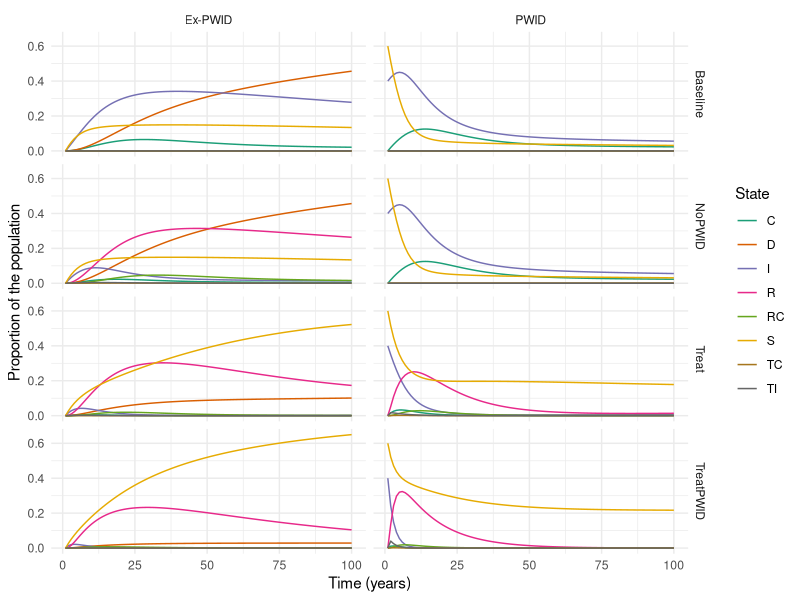

The R source for this figure:
#Load libraries
library(ggplot2)
library(deSolve)
library(tidyverse)

# Initial conditions

initial_values=c(SP=6000,IP=4000,TIP=0,CP=0,TCP=0,RP=0,RCP=0,SX=0,IX=0,TIX=0,CX=0,TCX=0,RX=0,RCX=0,D=0) # assume one PWID is infected


# Time points

time=seq(from=1,to=100,by=1)

# SIR model function 

sir_model <- function(time,state,parameters){
  with(as.list(c(state,parameters)),{
    
    # force of infection assuming only transmission in PWID
    NP=SP+IP+TIP+CP+TCP+RP+RCP
    lambda=beta*((IP+TIP+CP+TCP)/NP) 
    B = muP*NP + muX*(SX+IX+CX+TIX+TCX+RX+RCX)
    dSP= B -lambda*SP - tau*SP - muP*SP # birth (non HCV deaths), - infection, cessation, death
    dIP= lambda*SP + (1-svr)*tl*TIP -treat*treatP*IP  - zeta*IP - muP*IP - tau*IP# +infection, failed treatment, - treatment, -progression, -death, -cessation
    dTIP= treat*treatP*IP - tl*TIP - muP*TIP # treatment, - leaving treatment, - death
    dCP= -(treat*treatP+muC+muP+tau)*CP + zeta*IP + (1-svr)*tl*TCP# +progression, failed treatment, -death, - treatment, - cessation
    dTCP= treat*treatP*CP - tl*TCP - muC*TCP - muP*TCP
    dRP= svr*tl*TIP - muP*RP - tau*RP# recovered, death, cessation
    dRCP = svr*tl*TCP - muP*RCP -muC*RCP - tau*RCP
      
    dSX= tau*SP - muX*SX
    dIX= tau*IP - muX*IX - treat*IX + (1-svr)*tl*TIX
    dTIX= - muX*TIX + treat*IX - tl*TIX
    dCX= tau*CP - muX*CX - muC*CX - treat*CX + (1-svr)*tl*TCX
    dTCX= - muX*TCX - muC*TCX + treat*CX - tl*TCX
    dRX= tau*RP - muX*RX + svr*tl*TIX
    dRCX = tau*RCP - muX*RCX - muC*RCX + svr*tl*TCX

    dD= muC*(CP+RCP+TCP+CX+TCX+RCX) #+B don't track non-HCV deaths
      
    return(list(c(dSP,dIP,dTIP,dCP,dTCP,dRP,dRCP,dSX,dIX,dTIX,dCX,dTCX,dRX,dRCX,dD)))
  }
  )
}

# Baseline parameters
parameters=c(
  treat=0, # baseline rate of treatment 
  treatP=1,# scaling factor for treating PWID
  beta=0.3, # transmission rate per contact per year 
  tl=1/0.25, # rate of leaving treatment 
  svr=0.95, # cure rate
  muC=1/20, # death rate with cirrhosis
  muX=1/70, # death rate for exPWID
  muP=1/40, # death rate for PWID
  zeta=1/20, # progression to cirrhosis
  tau=1/20 # average injecting duration of 20 years
)

# Treatment parameters
parameters_treat=c(
  treat=0.2, # baseline rate of treatment 
  treatP=1,# scaling factor for treating PWID
  beta=0.3, # transmission rate per contact per year 
  tl=1/0.25, # rate of leaving treatment 
  svr=0.95, # cure rate
  muC=1/20, # death rate with cirrhosis
  muX=1/70, # death rate for exPWID
  muP=1/40, # death rate for PWID
  zeta=1/20, # progression to cirrhosis
  tau=1/20 # average injecting duration of 20 years
)

# Treat PWID at a higher rate
parameters_treatPWID=c(
  treat=0.2, # baseline rate of treatment 
  treatP=3,# scaling factor for treating PWID
  beta=0.3, # transmission rate per contact per year 
  tl=1/0.25, # rate of leaving treatment 
  svr=0.95, # cure rate
  muC=1/20, # death rate with cirrhosis
  muX=1/70, # death rate for exPWID
  muP=1/40, # death rate for PWID
  zeta=1/20, # progression to cirrhosis
  tau=1/20 # average injecting duration of 20 years
)

# Don't treat PWID
parameters_noPWID=c(
  treat=0.2, # baseline rate of treatment 
  treatP=0,# scaling factor for treating PWID
  beta=0.3, # transmission rate per contact per year 
  tl=1/0.25, # rate of leaving treatment 
  svr=0.95, # cure rate
  muC=1/20, # death rate with cirrhosis
  muX=1/70, # death rate for exPWID
  muP=1/40, # death rate for PWID
  zeta=1/20, # progression to cirrhosis
  tau=1/20 # average injecting duration of 20 years
)

#Solving the differential equations
output<-as.data.frame(ode(y=initial_values,func = sir_model,parms=parameters,times = time))
# head(output)

output_treat <- as.data.frame(ode(y=initial_values,func = sir_model,parms=parameters_treat,times = time))

output_treatPWID <- as.data.frame(ode(y=initial_values,func = sir_model,parms=parameters_treatPWID,times = time))

output_noPWID <- as.data.frame(ode(y=initial_values,func = sir_model,parms=parameters_noPWID,times = time))


outputAll <- bind_rows(list(Baseline=output,Treat=output_treat,TreatPWID=output_treatPWID,NoPWID=output_noPWID),.id="Scenario")
out_long <- outputAll %>% pivot_longer(3:ncol(.))

out_long$PWID <- ifelse(grepl("P",out_long$name),"PWID","Ex-PWID")
out_long$group <- out_long$name
out_long$group <- gsub("X","",out_long$group)
out_long$group <- gsub("P","",out_long$group)

# To plot number in each compartment over time
ggplot(data = out_long,          
       aes(x = time, y = value/10000, colour = group)) +  
  geom_line() +xlab("Time (years)")+ylab("Proportion of the population")+ facet_grid(Scenario~PWID) + theme_minimal() + scale_color_brewer(type="qual",palette=2,name="State")

## Costs and QALY weights

treatcost <- 375
cirrhosiscost <- 200

QoL <- c(0.94,0.77,0.77,0.55,0.55,0.82,0.61)
# Ex-PWID: Uninfected 0.94; Infected 0.77; Cirrhotic 0.55; Recovered 0.82; Recovered cirrhosis 0.61 # treatment as infected
QP <- (0.85/0.94)

outputEE <- outputAll

# costs
outputEE$treatcost <- (outputEE$TIP + outputEE$TIX + outputEE$TCP + outputEE$TCX)*treatcost
outputEE$cirrhosiscost <- (outputEE$CP + outputEE$CX + outputEE$RCP + outputEE$RCX)*cirrhosiscost
outputEE$tot.cost <- outputEE$treatcost + outputEE$cirrhosiscost

# outcomes
outputEE$QALY.X <- rowSums(t(apply(outputEE[,3:9],1,function(x){x*QoL})))
outputEE$QALY.P <- rowSums(t(apply(outputEE[,10:16],1,function(x){x*QoL*QP})))
outputEE$QALYs <- outputEE$QALY.X + outputEE$QALY.P

# but for DALYs deaths count as 1
outputEE$DALY.X <- rowSums(t(apply(outputEE[,3:9],1,function(x){x*(1-QoL)})))
outputEE$DALY.P <- rowSums(t(apply(outputEE[,10:16],1,function(x){x*(1-QoL*QP)})))
outputEE$DALYs <- outputEE$DALY.X + outputEE$DALY.P + outputEE$D

## discount
discounting <- function(years,value,rate,baseyear) { 
    time <- years - baseyear 
    out <- value/(1+rate)^time
    return(out)
}

outputEE$costD <- discounting(outputEE$time,outputEE$tot.cost,0.03,1)
outputEE$QALYD <- discounting(outputEE$time,outputEE$QALYs,0.03,1)
outputEE$DALYD <- discounting(outputEE$time,outputEE$DALYs,0.03,1)
outputEE$population <- rowSums(outputEE[,3:17])

## calculate mean ICER
pop = 10000
TotalCE <- outputEE %>% group_by(Scenario) %>% summarise(costD=sum(costD)/pop,DALYD=sum(DALYD)/pop,QALYD=sum(QALYD)/pop) %>% arrange(QALYD) # sum over time horizon
TotalCE$diffcost <- c(NA,diff(TotalCE$costD))
TotalCE$diffQALY <-  c(NA,diff(TotalCE$QALYD))
TotalCE$ICER <- TotalCE$diffcost / TotalCE$diffQALY
TotalCE

TotalCEshort <- outputEE %>% filter(time<5) %>% group_by(Scenario) %>% summarise(costD=sum(costD)/pop,DALYD=sum(DALYD)/pop,QALYD=sum(QALYD)/pop) %>% arrange(QALYD)
TotalCEshort$diffcost <- c(NA,diff(TotalCEshort$costD))
TotalCEshort$diffQALY <-  c(NA,diff(TotalCEshort$QALYD))
TotalCEshort$ICER <- TotalCEshort$diffcost / TotalCEshort$diffQALY
TotalCEshort


                        
